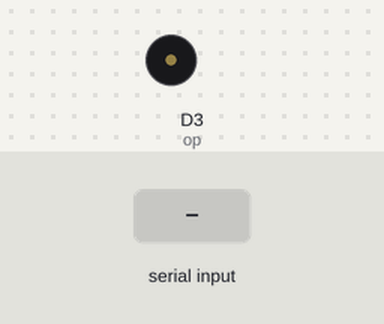
The sketch below on a simulated ESP8266 (NodeMCU). On the bench: buzzer (waves = sounding). The inputs (shaded band) are chosen by the test bench.

Above: at 1.2 s.
1.3 s: byte 30 received over Serial
At 2.1 s:
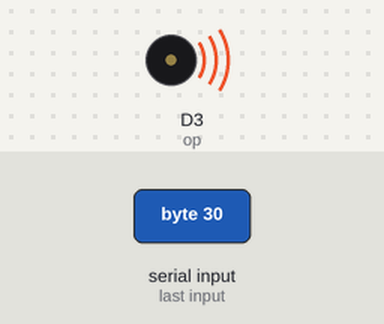
Timing chart, 0 to 4.3 s (numbered marks = the images above; inputs shaded):
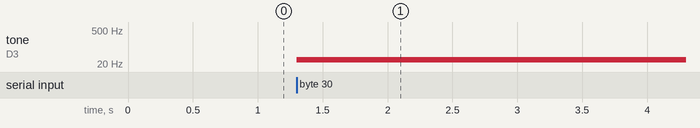

The sketch:

exp1c_iot.ino
```cpp
int op=D3;
void setup()
{
  Serial.begin(9600);
  pinMode(D3,INPUT);
}

void loop()
{
  while(Serial.available())
  {
    pinMode(D3,OUTPUT);
    int frequency=(int)Serial.read();
    tone(op,frequency);
    delay(3000);
    pinMode(D3,INPUT);
    }
}
```

Measured:
- after the input at 1.3 s, tone on D3 (op): silent → 30 Hz at once
